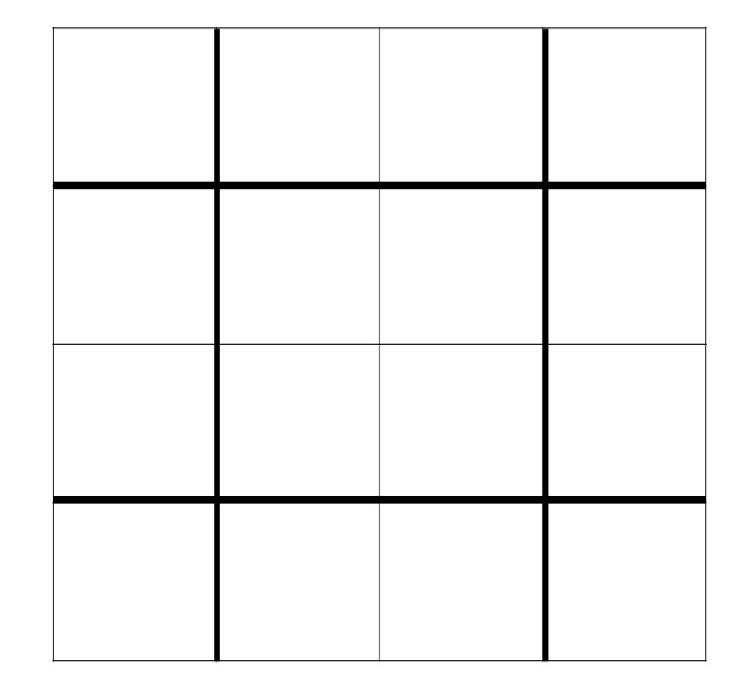
#> input picture Assignments/Assignment 3/edgeDetectionImage.PNG, 745 x 686 px
$ python 'Solution 1.py'   (older library calls are emulated)
#> lines starting #> are read from the running program, lines starting #| are printed output that depends on the picture; after the words box and inside, x2 and y2 are one past the last pixel; in counts of white or black regions, pixels touching at a corner belong together
import cv2
import numpy as np
import cv2 as cv

# Read Image
img = cv.imread('../edgeDetectionImage.PNG')
#> img is the input picture: shape (686, 745, 3); min 0, max 255, mean 244.6

# Convert Image to Gray Scale
grayImage = cv.cvtColor(img, cv.COLOR_BGR2GRAY)

# X Component of Sobel Mask (X Component finds vertical lines)
xSobelMask = np.array([[-1, 0, 1],
                       [-2, 0, 2],
                       [-1, 0, 1]])

# Y Component of Sobel Mask (Y Component find horizontal lines)
ySobelMask = np.array([[-1, -2, -1],
                       [0, 0, 0],
                       [1, 2, 1]])

# Apply X Component of Sobel Mask to gray image
sobelX = cv2.filter2D(grayImage, cv2.CV_64F, xSobelMask)
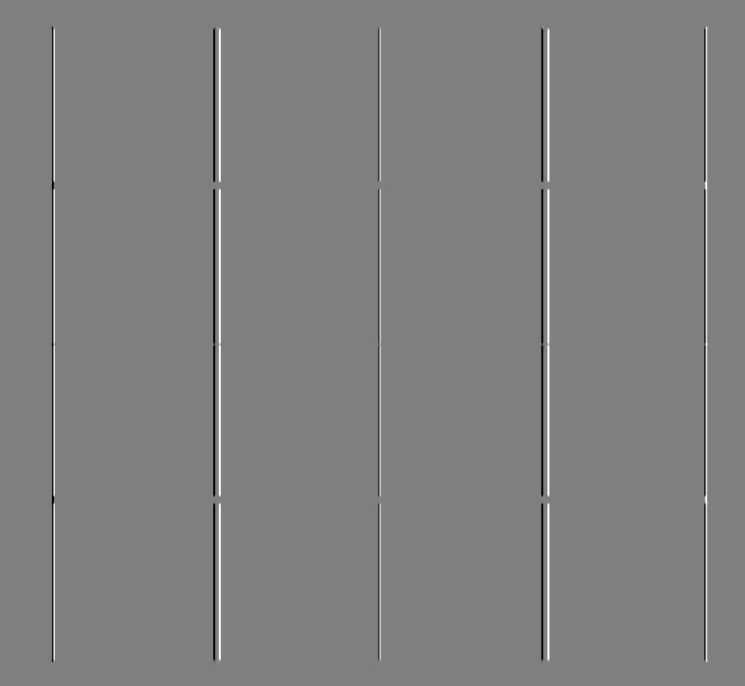
#> sobelX: shape (686, 745) float64; min -1020, max 1020, mean 0; drawn with min black and max white
# Show X Component of Sobel Mask
cv.imshow("Sobel X", sobelX)
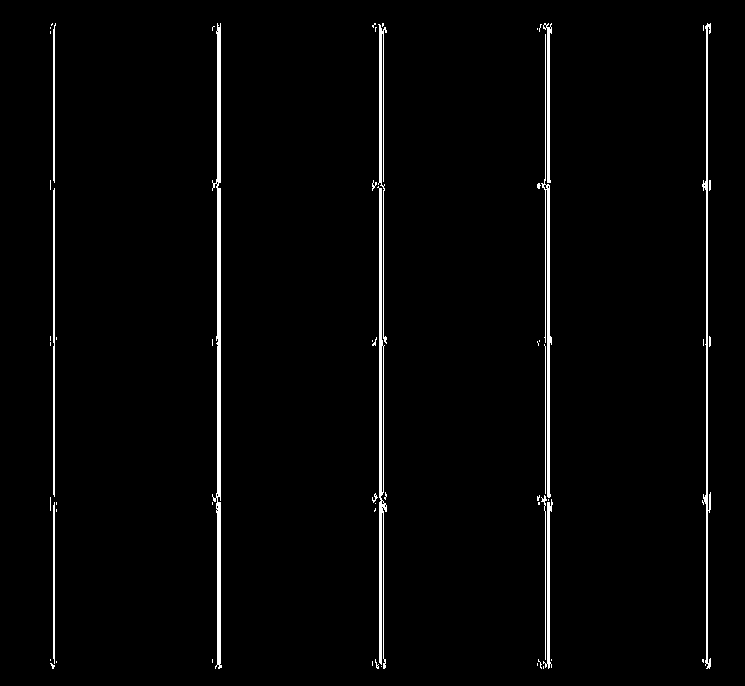
#> window 'Sobel X': shape (686, 745); 2.1% white; 59 white regions (43 under 20 px), largest, box (x1, y1, x2, y2) and area: (212, 23, 222, 669) 2604, (377, 186, 387, 669) 1788, (702, 23, 711, 669) 1429
cv.waitKey(0)

# Apply Y Component of Sobel Mask to gray image
sobelY = cv2.filter2D(grayImage, cv2.CV_64F, ySobelMask)
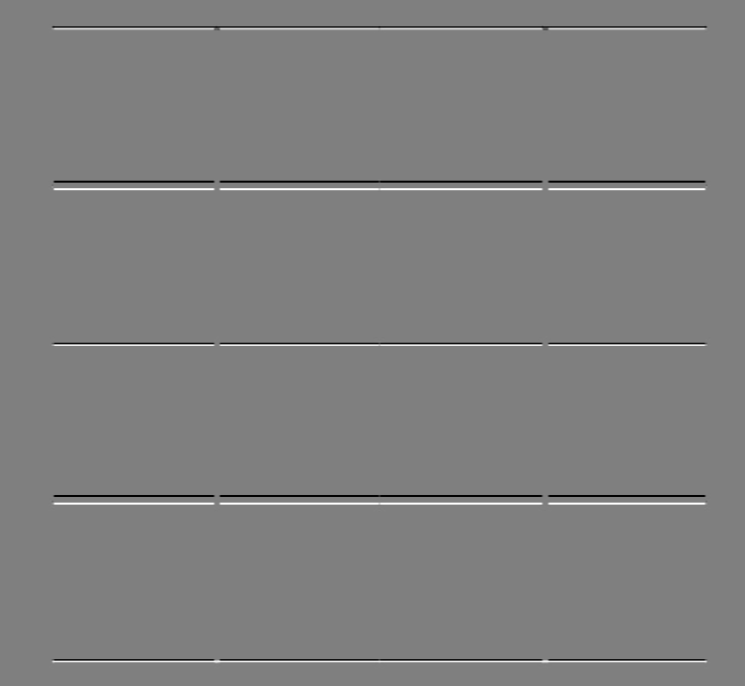
#> sobelY: shape (686, 745) float64; min -1020, max 1020, mean 0; drawn with min black and max white
# Show Y Component of Sobel Mask
cv.imshow("Sobel Y", sobelY)
cv.waitKey(0)

# Find the magnitude of the sobel mask
sobelMag = np.sqrt(sobelX**2 + sobelY**2)
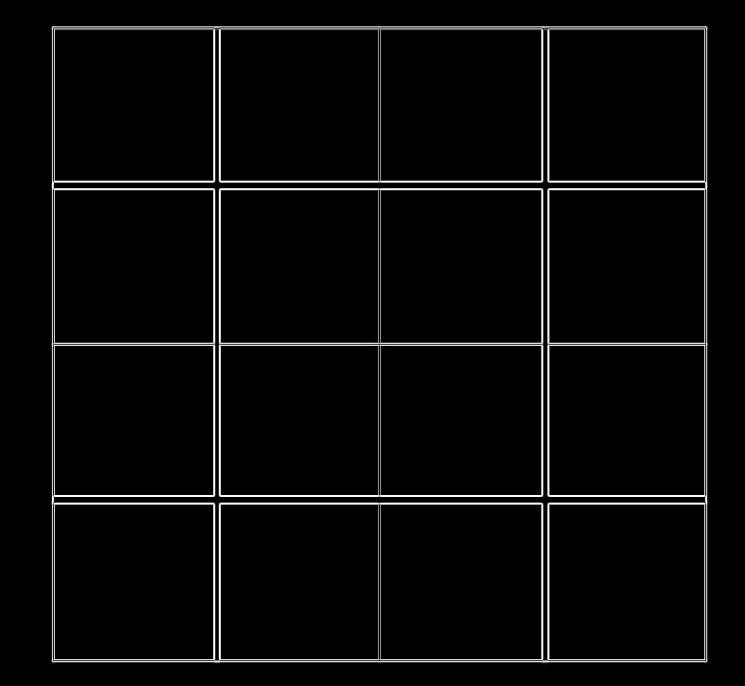
#> sobelMag: shape (686, 745) float64; min 0, max 1026.3, mean 34.8; drawn with min black and max white
# Show Complete Sobel Mask
cv.imshow("Sobel Magnitude", sobelMag)
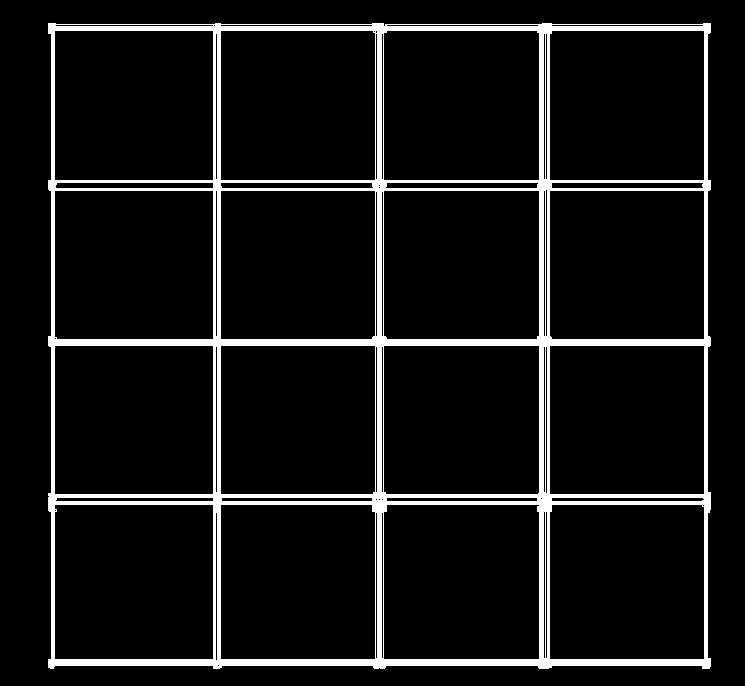
#> window 'Sobel Magnitude': shape (686, 745); 8.2% white; 1 white region, box (x1, y1, x2, y2) and area: (48, 23, 711, 669) 42091
cv.waitKey(0)


# Define X Component of Prewitt Mask
xPrewittMask = np.array([[-1, 0, 1],
                       [-1, 0, 1],
                       [-1, 0, 1]])

# Apply X Component of Prewitt Mask
prewittX = cv2.filter2D(grayImage, cv2.CV_64F, xPrewittMask)
# Display Image
cv.imshow("Prewitt X", prewittX)
cv.waitKey(0)

# Define Y Component of Prewitt Mask
yPrewittMask = np.array([[-1, -1, -1],
                       [0, 0, 0],
                       [1, 1, 1]])

# Apply Y Component of Prewitt Mask
prewittY = cv2.filter2D(grayImage, cv2.CV_64F, yPrewittMask)
# Display Image
cv.imshow("Prewitt Y", prewittY)
cv.waitKey(0)

# Find Magnitude of Prewitt Mask
prewittMag = np.sqrt(prewittX**2 + prewittY**2)
# Display Final Result
cv.imshow("Prewitt Magnitude", prewittMag)
cv.waitKey(0)

# Compare both mask
combinedMasks = np.concatenate((sobelMag, prewittMag), axis=1)
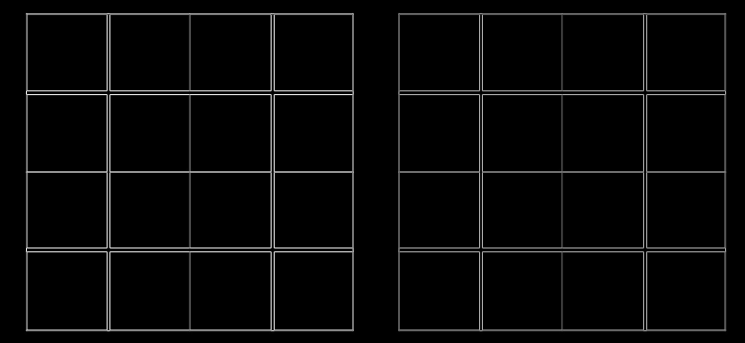
#> combinedMasks: shape (686, 1490) float64 (shown at 1/2 size); min 0, max 1026.3, mean 30.4; drawn with min black and max white

cv.imshow("Sobel vs Prewitt Magnitude", combinedMasks)
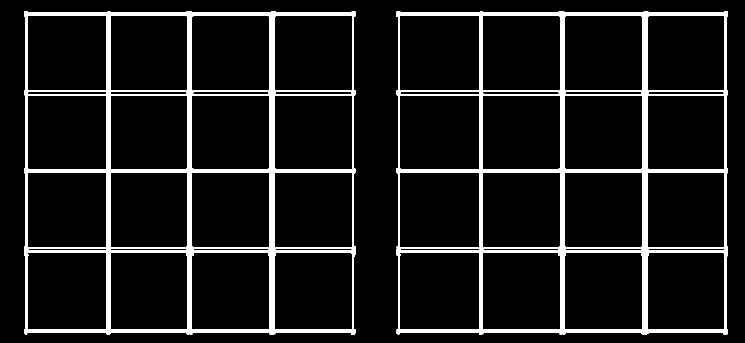
#> window 'Sobel vs Prewitt Magnitude': shape (686, 1490) (shown at 1/2 size); 8.2% white; 2 white regions, box (x1, y1, x2, y2) and area: (48, 23, 711, 669) 42091, (793, 23, 1456, 669) 42090
cv.waitKey(0)
